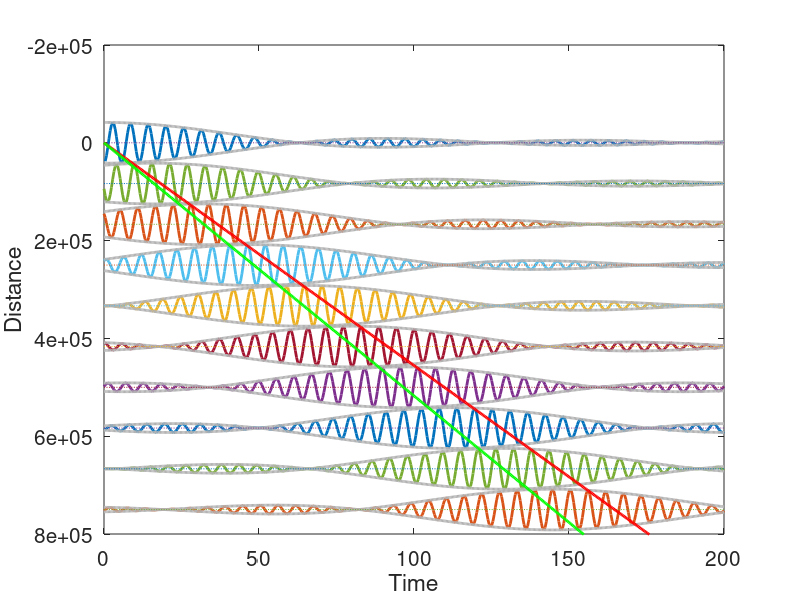

Recreate this plot in MATLAB. (Note: this script raises an error after producing the figure.)
function dispersion2
% DISPERSION2
%
% Illustrates phase/group velocity
%
% Last modified by fjsimons-at-alum.mit.edu, March 30th, 2017

clf

t=linspace(0,200,500);
x=linspace(0,750000,10);

om1=1;
om2=1.2;
c1=4500;
c2=4600;
k1=om1/c1;
k2=om2/c2;

k0=(k1+k2)/2;
om0=(om1+om2)/2;
dom=(om2-om1)/2;
dk=(k2-k1)/2;
c=om0/k0;
U=dom/dk;

[X,T]=meshgrid(x,t);

% For a linear dispersion curve
TH=T-dk/dom*X;
U12=dom/2/pi*cos(k0*X-om0*T).*sin(dom/2*TH)./(dom/2*TH);

fc=2*max(U12(:));
for index=1:length(x)
  pp(index)=plot(t,x(index)+U12(:,index)/fc*(x(2)-x(1)));  hold on
  pe(index)=plot(t,x(index)+sin(dom/2*TH(:,index))./(dom/2*TH(:,index))/2*(x(2)-x(1)));
  pd(index)=plot(t,x(index)-sin(dom/2*TH(:,index))./(dom/2*TH(:,index))/2*(x(2)-x(1)));
  pf(index)=plot(t,repmat(x(index),length(t),1),':');
end
yl=ylim;

set([pe pd],'Color',[0.7 0.7 0.7])

% Phase velocity curve in RED
pc=plot(t,t*c);
set(pc,'Color','r')

% Group velocity curve in GREEN
pg=plot(t,t*U,'-');
set(pg,'Color','g')

set(gca,'Ydir','rev','ylim',yl,'Xlim',[0 200],'FontSize',15)

set([pp pe pd pc pg],'LineW',2)

xlb=xlabel('Time');
ylb=ylabel('Distance');

xlb.FontSize=15;
ylb.FontSize=15;
